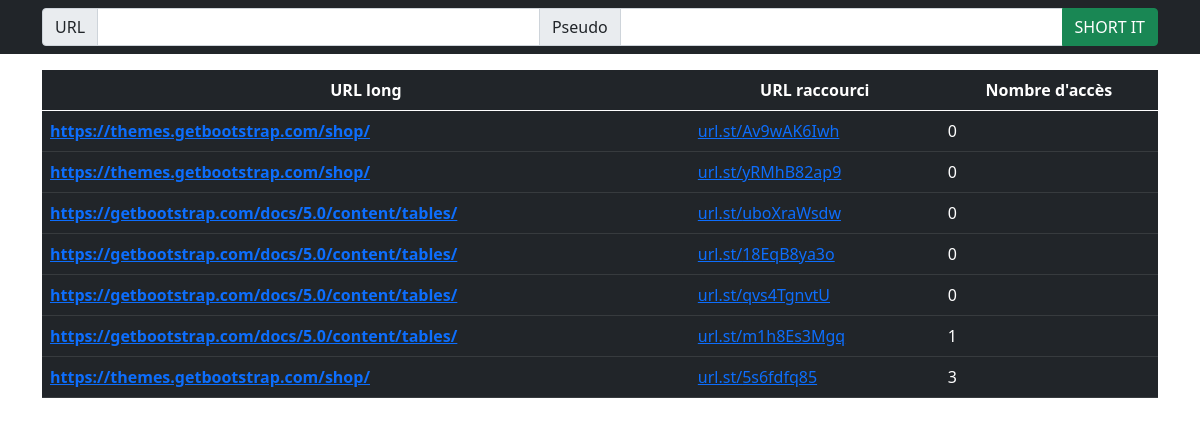
The page / on the database its author committed.
### MiniURL/models.py (models this page shows, shortened)
class MiniURL(models.Model):
    long_url = models.URLField()
    code = models.CharField(max_length=10, unique=True)
    date_creation = models.DateTimeField(auto_now=False, auto_now_add=True)
    pseudo = models.CharField(max_length=255, blank=True, null=True)
    nbre_access = models.IntegerField(default=0)

### MiniURL/views.py (the view)
# urls.py: path('', views.form_views, name='forms_views'),
def form_views(request):
    envoi = False
    list_url = MiniURL.objects.order_by('nbre_access')
    if request.method == 'POST':
        form = miniurl_form(request.POST)
        if form.is_valid():
            url = MiniURL()
            url.code = generate(10)
            url.long_url = form.cleaned_data['url']
            url.pseudo = form.cleaned_data['pseudo']
            url.save()
            envoi = True
        else:
            form = miniurl_form()
    else:
        form = miniurl_form()
    return render(request, 'miniurl_forms.html', {'form': form, 'envoi': envoi, 'list_redirections': list_url})

### MiniURL/forms.py
class miniurl_form(forms.Form):
    url = forms.URLField()
    pseudo = forms.CharField(max_length=25, label="Votre pseudo")

### MiniURL/templates/miniurl_forms.html (shortened to what this page needs)
<!DOCTYPE html>
<html lang="en">
<head>
    <link href="https://cdn.jsdelivr.net/npm/bootstrap@5.0.2/dist/css/bootstrap.min.css" rel="stylesheet">
</head>
<body>
    <header>
        <nav class="navbar bg-dark mb-3">
            <form action="{% url "MiniURL:forms_views" %}" method="POST" class="container">
                <div class="input-group">
                    <span class="input-group-text">URL</span>
                    <input type="text" name="url" title="URL" id="" class="form-control" aria-label="URL" aria-describedby="basic-addon1">
                    <span class="input-group-text">Pseudo</span>
                    <input type="text" class="form-control" aria-label="PSEUDO" aria-labelledby="basic-addon1" name="pseudo">
                    <input type="submit" value="SHORT IT" class="btn btn-success">
                </div>
            </form>
        </nav>
    </header>
    <div class="container">
        <table class="table-dark table">
            <thead class="text-center">
                <tr>
                    <th scope="col">URL long</th>
                    <th scope="col">URL raccourci</th>
                    <th scope="col">Nombre d'accès</th>
                </tr>
            </thead>
            <tbody>
                {% for url in list_redirections %}
                    <tr>
                        <th scope="row"><a href="{% url 'MiniURL:redirections' url.code %}">{{ url.long_url }}</a></th>
                        <td><a href="{% url 'MiniURL:redirections' url.code %}">url.st/{{ url.code }}</a></td>
                        <td>{{ url.nbre_access }}</td>
                    </tr>
                {% endfor %}
            </tbody>
        </table>
    </div>
</body>
</html>

### rows shown on the page
MiniURL: long_url "https://themes.getbootstrap.com/shop/", code "Av9wAK6Iwh", nbre_access "0"
MiniURL: long_url "https://themes.getbootstrap.com/shop/", code "yRMhB82ap9", nbre_access "0"
MiniURL: long_url "https://getbootstrap.com/docs/5.0/content/tables/", code "uboXraWsdw", nbre_access "0"
MiniURL: long_url "https://getbootstrap.com/docs/5.0/content/tables/", code "18EqB8ya3o", nbre_access "0"
MiniURL: long_url "https://getbootstrap.com/docs/5.0/content/tables/", code "qvs4TgnvtU", nbre_access "0"
MiniURL: long_url "https://getbootstrap.com/docs/5.0/content/tables/", code "m1h8Es3Mgq", nbre_access "1"
MiniURL: long_url "https://themes.getbootstrap.com/shop/", code "5s6fdfq85", nbre_access "3"
